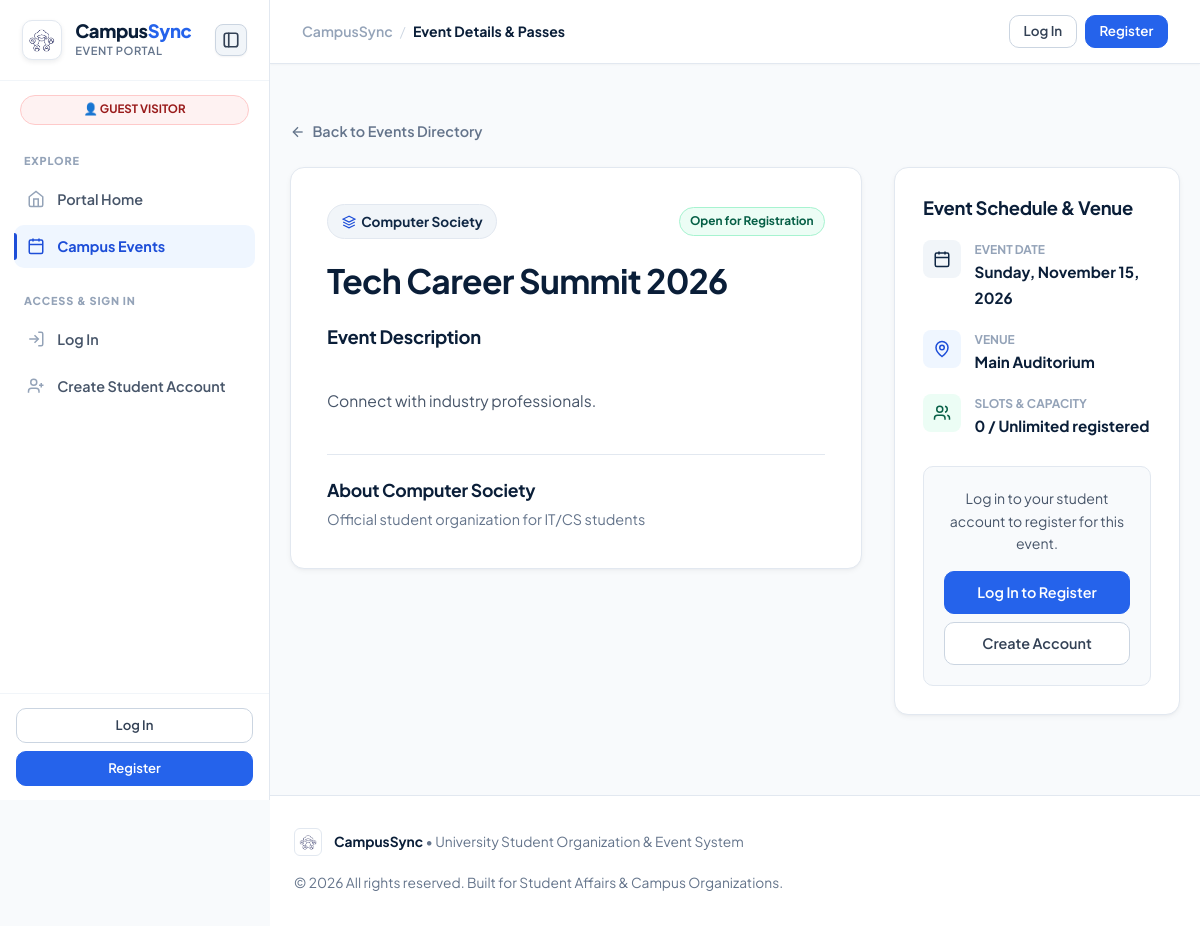
The page /pages/event_details.php?id=1 on the database its author committed.
### tables this page shows
CREATE TABLE events (
  event_id INT PRIMARY KEY AUTO_INCREMENT,
  org_id INT NOT NULL,
  event_title VARCHAR(150) NOT NULL,
  event_description TEXT,
  event_date DATE NOT NULL,
  event_venue VARCHAR(100) NOT NULL,
  registration_open TINYINT(1) DEFAULT 1,
  max_participants INT DEFAULT 0,
  created_at TIMESTAMP DEFAULT CURRENT_TIMESTAMP,
  FOREIGN KEY (org_id) REFERENCES organizations(org_id) ON DELETE CASCADE
);

CREATE TABLE organizations (
  org_id INT PRIMARY KEY AUTO_INCREMENT,
  org_name VARCHAR(100) NOT NULL,
  org_description TEXT,
  created_at TIMESTAMP DEFAULT CURRENT_TIMESTAMP
);

### pages/event_details.php (the view, shortened to what this page needs)
<?php
require_once '../config/db_connect.php';
$event_id = intval($_GET['id'] ?? 0);
$stmt = $conn->prepare("
    SELECT e.*, o.org_name, o.org_description,
           (SELECT COUNT(*) FROM registrations r WHERE r.event_id = e.event_id) as registered_count
    FROM events e
    JOIN organizations o ON e.org_id = o.org_id
    WHERE e.event_id = ?
");
$stmt->execute([$event_id]);
$event = $stmt->fetch();
$is_full = ($event['max_participants'] > 0 && $event['registered_count'] >= $event['max_participants']);
include '../includes/header.php';
include '../includes/navbar.php';
?>
<div class="container">
    <div style="margin-bottom: 1.5rem; display: flex; justify-content: space-between; align-items: center; flex-wrap: wrap; gap: 0.75rem;">
        <a href="<?php echo is_admin() ? 'admin_events.php' : 'events.php'; ?>" style="display: inline-flex; align-items: center; gap: 0.4rem; font-weight: 600; color: var(--slate-500); font-size: 0.9rem;">
            <svg width="16" height="16" viewBox="0 0 24 24" fill="none" stroke="currentColor" stroke-width="2"><line x1="19" y1="12" x2="5" y2="12"></line><polyline points="12 19 5 12 12 5"></polyline></svg>
            Back to Events Directory
        </a>
    </div>
    <div style="display: grid; grid-template-columns: 2fr 1fr; gap: 2rem; align-items: flex-start;">
        <div>
            <div class="card" style="padding: 2.25rem;">
                <div style="display: flex; justify-content: space-between; align-items: center; gap: 1rem; margin-bottom: 1.25rem; flex-wrap: wrap;">
                    <?php echo render_org_badge($event['org_name'], 22, 'font-size: 0.85rem; padding: 0.35rem 0.85rem;', 14); ?>
                    <?php if (!$event['registration_open']): ?>
                        <span class="status-badge status-closed">Registration Closed</span>
                    <?php elseif ($is_full): ?>
                        <span class="status-badge status-full">Full Capacity</span>
                    <?php else: ?>
                        <span class="status-badge status-open">Open for Registration</span>
                    <?php endif; ?>
                </div>
                <h1 style="font-size: 2.1rem; color: var(--navy-900); letter-spacing: -0.02em; margin-bottom: 1.5rem; line-height: 1.25;">
                    <?php echo e($event['event_title']); ?>
                </h1>
                <h3 style="font-size: 1.15rem; margin-bottom: 0.75rem; color: var(--navy-900);">Event Description</h3>
                <div style="white-space: pre-line; color: var(--slate-600); font-size: 0.98rem; line-height: 1.7; margin-bottom: 2.5rem;">
                    <?php echo e($event['event_description']); ?>
                </div>
                <div style="border-top: 1px solid var(--slate-200); padding-top: 1.5rem;">
                    <h3 style="font-size: 1.1rem; margin-bottom: 0.4rem; color: var(--navy-900);">About <?php echo e($event['org_name']); ?></h3>
                    <p style="color: var(--slate-500); font-size: 0.9rem; line-height: 1.6;">
                        <?php echo e($event['org_description'] ?: 'Accredited university student organization.'); ?>
                    </p>
                </div>
            </div>
        </div>
        <div style="position: sticky; top: 90px;">
            <div class="card">
                <h3 style="font-size: 1.15rem; margin-bottom: 1.25rem;">Event Schedule &amp; Venue</h3>
                <div style="display: flex; flex-direction: column; gap: 1.2rem; margin-bottom: 1.75rem;">
                    <div style="display: flex; gap: 0.85rem; align-items: flex-start;">
                        <div class="metric-icon-box metric-icon-navy" style="width: 38px; height: 38px; border-radius: 8px;">
                            <svg width="18" height="18" viewBox="0 0 24 24" fill="none" stroke="currentColor" stroke-width="2"><rect width="18" height="18" x="3" y="4" rx="2" ry="2"/><line x1="16" y1="2" x2="16" y2="6"/><line x1="8" y1="2" x2="8" y2="6"/><line x1="3" x2="21" y1="10" y2="10"/></svg>
                        </div>
                        <div>
                            <span style="display: block; font-size: 0.75rem; text-transform: uppercase; font-weight: 700; color: var(--slate-400);">Event Date</span>
                            <strong style="color: var(--navy-900); font-size: 0.95rem;"><?php echo date('l, F j, Y', strtotime($event['event_date'])); ?></strong>
                        </div>
                    </div>
                    <div style="display: flex; gap: 0.85rem; align-items: flex-start;">
                        <div class="metric-icon-box metric-icon-blue" style="width: 38px; height: 38px; border-radius: 8px;">
                            <svg width="18" height="18" viewBox="0 0 24 24" fill="none" stroke="currentColor" stroke-width="2"><path d="M20 10c0 6-8 12-8 12s-8-6-8-12a8 8 0 0 1 16 0Z"/><circle cx="12" cy="10" r="3"/></svg>
                        </div>
                        <div>
                            <span style="display: block; font-size: 0.75rem; text-transform: uppercase; font-weight: 700; color: var(--slate-400);">Venue</span>
                            <strong style="color: var(--navy-900); font-size: 0.95rem;"><?php echo e($event['event_venue']); ?></strong>
                        </div>
                    </div>
                    <div style="display: flex; gap: 0.85rem; align-items: flex-start;">
                        <div class="metric-icon-box metric-icon-emerald" style="width: 38px; height: 38px; border-radius: 8px;">
                            <svg width="18" height="18" viewBox="0 0 24 24" fill="none" stroke="currentColor" stroke-width="2"><path d="M16 21v-2a4 4 0 0 0-4-4H6a4 4 0 0 0-4 4v2"/><circle cx="9" cy="7" r="4"/><path d="M22 21v-2a4 4 0 0 0-3-3.87"/><path d="M16 3.13a4 4 0 0 1 0 7.75"/></svg>
                        </div>
                        <div style="flex: 1;">
                            <span style="display: block; font-size: 0.75rem; text-transform: uppercase; font-weight: 700; color: var(--slate-400);">Slots &amp; Capacity</span>
                            <strong style="color: var(--navy-900); font-size: 0.95rem;">
                                <?php echo $event['registered_count']; ?> / <?php echo $event['max_participants'] > 0 ? $event['max_participants'] : 'Unlimited'; ?> registered
                            </strong>
                        </div>
                    </div>
                </div>
                <?php if (!is_logged_in()): ?>
                    <div style="background: var(--slate-50); border: 1px solid var(--slate-200); border-radius: var(--radius-md); padding: 1.25rem; text-align: center;">
                        <p style="font-size: 0.88rem; color: var(--slate-600); margin-bottom: 1rem;">Log in to your student account to register for this event.</p>
                        <a href="../auth/login.php" class="btn btn-primary btn-block" style="margin-bottom: 0.5rem;">Log In to Register</a>
                        <a href="../auth/register.php" class="btn btn-secondary btn-block">Create Account</a>
                    </div>
                <?php elseif (!$event['registration_open']): ?>
                    <div style="background: var(--slate-100); border-radius: var(--radius-md); padding: 1rem; text-align: center;">
                        <p style="color: var(--slate-600); font-weight: 600; font-size: 0.92rem; margin: 0;">Registration is currently closed for this event.</p>
                    </div>
                <?php endif; ?>
            </div>
        </div>
    </div>
</div>
<?php include '../includes/footer.php'; ?>

### config/security.php (shortened to what this page needs)
<?php
function is_logged_in() {
    return isset($_SESSION['user_id']) && !empty($_SESSION['user_id']);
}
function is_admin() {
    return is_logged_in() && isset($_SESSION['role']) && $_SESSION['role'] === 'admin';
}
function e($value) {
    return htmlspecialchars((string)($value ?? ''), ENT_QUOTES, 'UTF-8');
}
function get_org_acronym($name) {
    $name = trim((string)$name);
    $words = preg_split('/[\s\-_]+/', $name);
    $ignore = ['of', 'and', 'the', 'for', 'in', 'on', 'at', 'to', 'by', 'with', 'a', 'an', '&'];
    $letters = [];
    foreach ($words as $word) {
        $clean = preg_replace('/[^a-zA-Z0-9]/', '', $word);
        $letters[] = strtoupper($clean[0]);
    }
    return implode('', $letters);
}
function render_org_badge($org_name, $max_len = 20, $extra_style = '', $icon_size = 12) {
    $fullName = trim((string)$org_name);
    $acronym = get_org_acronym($fullName);
    $isAcronym = (mb_strlen($fullName) > $max_len && !empty($acronym) && mb_strlen($acronym) < mb_strlen($fullName));
    $displayName = $isAcronym ? $acronym : $fullName;
    $titleAttr = e($fullName);
    $styleAttr = $extra_style ? ' style="' . e($extra_style) . '"' : '';
    $acronymClass = $isAcronym ? ' org-tag-acronym' : '';
    return '<span class="org-tag' . $acronymClass . '" title="' . $titleAttr . '" aria-label="' . $titleAttr . '"' . $styleAttr . '>'
        . '<svg width="' . intval($icon_size) . '" height="' . intval($icon_size) . '" viewBox="0 0 24 24" fill="none" stroke="currentColor" stroke-width="2" aria-hidden="true">'
        . '<path d="M12 2L2 7l10 5 10-5-10-5zM2 17l10 5 10-5M2 12l10 5 10-5"/>'
        . '</svg>'
        . '<span class="org-name-text">' . e($displayName) . '</span>'
        . '</span>';
}
?>

### assets/css/styles.css (style rules this page uses)
:root { --navy-950: #071326; --navy-900: #0a1e38; --navy-800: #0f2744; --navy-700: #16365c; --blue-600: #1d4ed8; --blue-500: #2563eb; --blue-400: #3b82f6; --blue-100: #dbeafe; --blue-50: #eff6ff; --slate-900: #0f172a; --slate-800: #1e293b; --slate-700: #334155; --slate-600: #475569; --slate-500: #64748b; --slate-400: #94a3b8; --slate-300: #cbd5e1; --slate-200: #e2e8f0; --slate-100: #f1f5f9; --slate-50: #f8fafc; --white: #ffffff; --success-bg: #ecfdf5; --success-border: #a7f3d0; --success-text: #065f46; --success-dot: #10b981; --warning-bg: #fffbeb; --warning-border: #fde68a; --warning-text: #92400e; --warning-dot: #f59e0b; --danger-bg: #fef2f2; --danger-border: #fecaca; --danger-text: #991b1b; --danger-dot: #ef4444; --radius-sm: 6px; --radius-md: 10px; --radius-lg: 14px; --radius-xl: 18px; --radius-full: 9999px; --shadow-subtle: 0 1px 3px 0 rgba(15, 23, 42, 0.05); --shadow-card: 0 2px 6px -1px rgba(15, 23, 42, 0.06), 0 1px 3px -1px rgba(15, 23, 42, 0.04); --shadow-hover: 0 10px 20px -3px rgba(15, 39, 68, 0.08), 0 4px 6px -2px rgba(15, 39, 68, 0.04); --shadow-dropdown: 0 12px 28px -4px rgba(15, 23, 42, 0.12), 0 4px 10px -2px rgba(15, 23, 42, 0.04); }
* { box-sizing: border-box; margin: 0; padding: 0; }
body { background-color: #f8fafc; color: var(--slate-700); font-family: 'Plus Jakarta Sans', -apple-system, BlinkMacSystemFont, "Segoe UI", Roboto, sans-serif; line-height: 1.6; min-height: 100vh; display: flex; flex-direction: column; -webkit-font-smoothing: antialiased; }
h1, h2, h3, h4, h5, h6 { color: var(--navy-900); font-weight: 700; line-height: 1.3; letter-spacing: -0.015em; }
a { color: var(--blue-500); text-decoration: none; transition: color 0.15s ease; }
.container { max-width: 1200px; width: 100%; margin: 2rem auto; padding: 0 1.5rem; flex: 1; }
.card { background: #ffffff; border: 1px solid var(--slate-200); border-radius: var(--radius-lg); padding: 1.75rem; margin-bottom: 1.5rem; box-shadow: var(--shadow-card); }
.metric-icon-box { width: 48px; height: 48px; border-radius: var(--radius-md); display: flex; align-items: center; justify-content: center; flex-shrink: 0; }
.metric-icon-blue { background: var(--blue-50); color: var(--blue-600); }
.metric-icon-emerald { background: var(--success-bg); color: var(--success-text); }
.metric-icon-navy { background: #f1f5f9; color: var(--navy-800); }
.org-tag { display: inline-flex; align-items: center; gap: 0.35rem; font-size: 0.78rem; font-weight: 700; color: var(--navy-800); background: var(--slate-100); border: 1px solid var(--slate-200); padding: 0.25rem 0.65rem; border-radius: var(--radius-full); max-width: 100%; white-space: nowrap; overflow: hidden; text-overflow: ellipsis; transition: all 0.15s ease; flex-shrink: 1; cursor: default; }
.org-tag svg { flex-shrink: 0; color: var(--blue-600); }
.status-badge { display: inline-flex; align-items: center; gap: 0.35rem; font-size: 0.74rem; font-weight: 700; padding: 0.25rem 0.65rem; border-radius: var(--radius-full); }
.status-badge.status-open { background: var(--success-bg); color: var(--success-text); border: 1px solid var(--success-border); }
button, .btn { display: inline-flex; align-items: center; justify-content: center; gap: 0.45rem; padding: 0.65rem 1.25rem; border-radius: var(--radius-md); font-size: 0.9rem; font-weight: 600; cursor: pointer; border: 1px solid transparent; text-decoration: none; transition: all 0.15s ease; line-height: 1.4; }
.btn-primary { background: var(--blue-500); color: #ffffff !important; border-color: var(--blue-500); }
.btn-secondary { background: #ffffff; color: var(--slate-700) !important; border-color: var(--slate-300); }
.btn-block { display: flex; width: 100%; }
@media (max-width: 1200px) { .container { padding: 1.5rem 1.25rem; } }

### rows shown on the page
events: org.org_name "Computer Society", event_title "Tech Career Summit 2026", event_description "Connect with industry professionals.", org.org_description "Official student organization for IT/CS students", event_date "Sunday, November 15, 2026", event_venue "Main Auditorium"

### other values the page prints
$currentTitle "Event Details & Passes"
$event['registered_count'] "0"
